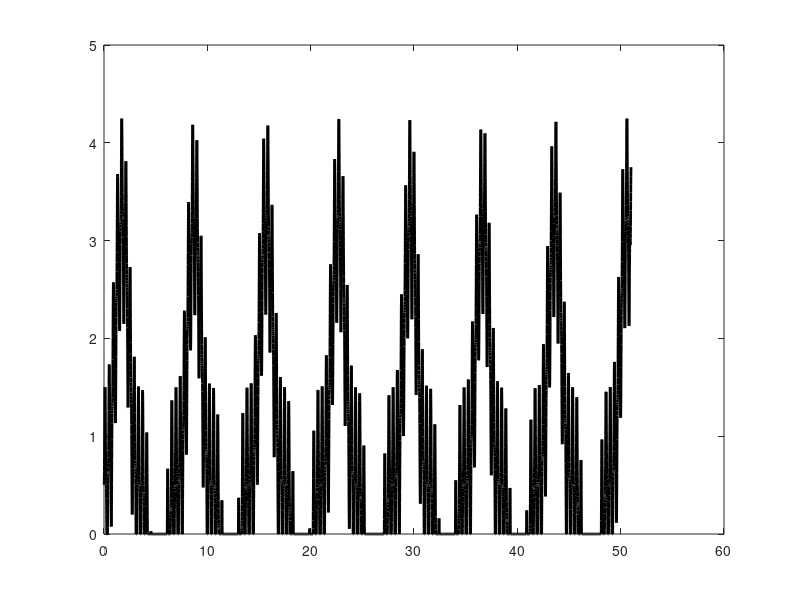

MATLAB code to generate this figure: (Note: this script raises an error after producing the figure.)
clear all
close all
clc

%%
numhoursperday = 24;
numdaysperweek = 7;
numweeksperyear = 52;
max_locations = 10;

%%
meshSize = numhoursperday * numdaysperweek * numweeksperyear;  
t_all = linspace(0,numweeksperyear-1,meshSize);

%%
mag = 0.5;
lambda = 2.75; % rate of change per given period, e.g. per months.
expon = 3;
short_freq = 2.75;
T_temp = t_all.*randsample(0.5:0.1:1,1); % T_temp = t_all.*rand;
rate_fh = @(t) (mag+lambda.*sin(t).^expon + sin(2*pi*short_freq*t).^expon);



%% Location
loc_ID = repmat([0:max_locations-1]',meshSize,1);

XY = [40.397555	-3.743121
40.384048	-3.723542
40.365236	-3.694193
40.380978	-3.691503
40.388431	-3.699452
40.406686	-3.711931
40.408923	-3.682114
40.394112	-3.694438
40.408457	-3.692114
40.428233	-3.649202];

X_ID = repmat(XY(:,1),meshSize,1);
Y_ID = repmat(XY(:,2),meshSize,1);


%% ROAD DIRECTION

% To or from center direction. Other labels could be used if necessary
Road_dir = {
'TO_CENTER';
'AWAY_FROM_CENTER';
'TO_CENTER';
'TO_CENTER';
'AWAY_FROM_CENTER';
'AWAY_FROM_CENTER';
'TO_CENTER';
'TO_CENTER';
'AWAY_FROM_CENTER';
'TO_CENTER';
};

Road_direction = repmat(Road_dir,meshSize,1);


%% NUMBER OF LANES

% Other number of lanes distribution could be used for each section
Numlanes = [1;2;4;1;2;4;2;2;1;1];
Number_of_lanes = repmat(Numlanes,meshSize,1);


%% Time
hours = repmat(repelem([0:numhoursperday-1]',max_locations) , numdaysperweek*numweeksperyear , 1);
days = repmat(repelem([1:numdaysperweek]',numhoursperday*max_locations) , numweeksperyear , 1);
weeks = repelem([1:numweeksperyear]',numhoursperday*numdaysperweek*max_locations);

%% PRECIPITATION

% mean precipitation rate in mm per hour
mean_precipitation_rate = rate_fh(T_temp)';
ifxneg = find(mean_precipitation_rate<0);
mean_precipitation_rate(ifxneg) = 0;

% assume the same mean precipation rate in all locations
a  = 2*repelem(mean_precipitation_rate,max_locations,1)/sqrt(pi);
k = random('uniform',1,3,length(a),1);
precipitation_rate = random('Weibull',a,k);

thresholdrain = 7;
id = find(loc_ID == 2);
for i=1:length(id)
    if (precipitation_rate(id(i))>thresholdrain)
        precipitation_rate(id(i))= precipitation_rate(id(i))+abs(random('Extreme Value',thresholdrain,1));
    end
end

id = find(loc_ID == 7);
for i=1:length(id)
    if (precipitation_rate(id(i))>thresholdrain)
        precipitation_rate(id(i))= precipitation_rate(id(i))+abs(random('Extreme Value',thresholdrain,1));
    end
end

% idf = randsample(length(precipitation_rate),85000);
% precipitation_rate(idf) = 0;

figure, plot(t_all,mean_precipitation_rate,'k-','LineWidth',2)
figure, histogram(precipitation_rate)
figure, plot(precipitation_rate)
figure, plot(loc_ID,precipitation_rate,'o')


%% CONTEXT
%  public holidays
% sporting events 
% school term dates
% Construction
% Other social event

Context = cell(length(loc_ID),1);
Context(:) = {'NORMAL'};

id7 = find(days == 3 & loc_ID == 5 & hours >= 17 & hours <= 23);
Context(id7) = {'SPORTS'};

id8 = find(days == 7 & (weeks == 27 | weeks == 37 | weeks == 43) & hours >= 14 & hours <= 23 & loc_ID >= 1 & loc_ID <= 4);
Context(id8) = {'CARNIVAL'};

id9 = find((days == 1 | days == 2 | days == 3) & (weeks == 17 | weeks == 30 | weeks == 40) & hours >= 6 & hours <= 18 & loc_ID == 3);
Context(id9) = {'CONSTRUCTION'};

id10 = find((days == 1 | days == 2 | days == 3) & (weeks == 17 | weeks == 30 | weeks == 40) & hours >= 6 & hours <= 18 & loc_ID == 9);
Context(id10) = {'CONSTRUCTION'};


id0 = find(weeks == 1);
id1 = find(weeks == 52);
id2 = find(weeks == 10);
id3 = find(weeks == 25);
id4 = find(weeks == 32);
id5 = find(weeks == 33);
id6 = find(weeks == 34);
ids = [id0;id1;id2;id3;id4;id5;id6];
Context(ids) = {'HOLIDAY'};

% ACCIDENTS
% Say 200 accidents occured all hours of a year
ida = randsample(length(loc_ID),200);
Context(ida) = {'ACCIDENT'};


%% TRAFFIC SPEED
avg_traffic_speed = 65; % km/h
traffic_speed = ones(length(loc_ID),1).*avg_traffic_speed.*random('normal',1,0.1,length(loc_ID),1);

% Effect of location
id = find(loc_ID == 2);
traffic_speed(id) = traffic_speed(id) + random('Extreme Value',35,8, length(id),1);

id = find(loc_ID == 5);
traffic_speed(id) = traffic_speed(id) + random('normal',18,2, length(id),1);

id = find(loc_ID == 6);
traffic_speed(id) = traffic_speed(id) + random('Extreme Value',20,3, length(id),1);

id = find(loc_ID == 9 & precipitation_rate>10);
traffic_speed(id) = traffic_speed(id) + random('Extreme Value',-25,4, length(id),1);

% Effect of context
idx = strcmp(Context,'CONSTRUCTION');
idx = find(idx==1);
traffic_speed(idx) = traffic_speed(idx)./random('uniform',5,10,length(idx),1); 

idx = strcmp(Context,'CARNIVAL');
idx = find(idx==1);
traffic_speed(idx) = traffic_speed(idx)./random('uniform',5,10,length(idx),1); 

idx = strcmp(Context,'HOLIDAYS');
idx = find(idx==1);
traffic_speed(idx) = traffic_speed(idx)./random('uniform',1,5,length(idx),1); 

idx = strcmp(Context,'SPORTS');
idx = find(idx==1);
traffic_speed(idx) = traffic_speed(idx)./random('uniform',1,2,length(idx),1); 

idx = strcmp(Context,'ACCIDENT');
idx = find(idx==1);
traffic_speed(idx) = traffic_speed(idx)./random('uniform',11,20,length(idx),1); 


% Effect of precipitation
thresholdrain1 = 5;
thresholdrain2 = 12;
idx = find(precipitation_rate>=thresholdrain1 & precipitation_rate<thresholdrain2);
traffic_speed(idx) = traffic_speed(idx)./random('uniform',1,2,length(idx),1); 
idx = find(precipitation_rate>=thresholdrain2);
traffic_speed(idx) = traffic_speed(idx)./random('uniform',5,10,length(idx),1); 

traffic_speed(traffic_speed<=5) = 5; 

figure, plot(loc_ID,traffic_speed,'o')
figure, plot(precipitation_rate,traffic_speed,'o')


%% TRAFFIC INTENSITY at Time t+60min:  cars per hour
avg_traffic_intensity = 2000; % cars/h/location over a week
traffic_intensity_plus_60min = ones(length(loc_ID),1).*avg_traffic_intensity.*random('normal',1,0.2,length(loc_ID),1);

id = find(loc_ID == 2 | loc_ID == 5 | loc_ID == 6);
traffic_intensity_plus_60min(id) = traffic_intensity_plus_60min(id).*1.75;

id = find(loc_ID == 9);
traffic_intensity_plus_60min(id) = traffic_intensity_plus_60min(id).*1.25;

figure, plot(loc_ID,traffic_intensity_plus_60min,'o')


% Intensity drops by half on the weekend
id = find(days >= 6 & days <= 7);
traffic_intensity_plus_60min(id) = traffic_intensity_plus_60min(id)./2;

% Normally higher at certain hours of the day
id = find(hours < 6);
traffic_intensity_plus_60min(id) = traffic_intensity_plus_60min(id)./2;
id = find(hours >= 21);
traffic_intensity_plus_60min(id) = traffic_intensity_plus_60min(id)./1.5;

id = find(hours > 10 & hours <= 16);
traffic_intensity_plus_60min(id) = traffic_intensity_plus_60min(id)./1.25;

figure, plot(days,traffic_intensity_plus_60min,'o')
figure, plot(hours,traffic_intensity_plus_60min,'o')

% Effect of context
idx = strcmp(Context,'CONSTRUCTION');
idx = find(idx==1);
traffic_intensity_plus_60min(idx) = traffic_intensity_plus_60min(idx)./random('uniform',5,10,length(idx),1); 

idx = strcmp(Context,'CARNIVAL');
idx = find(idx==1);
traffic_intensity_plus_60min(idx) = traffic_intensity_plus_60min(idx)./random('uniform',5,10,length(idx),1); 

idx = strcmp(Context,'HOLIDAYS');
idx = find(idx==1);
traffic_intensity_plus_60min(idx) = traffic_intensity_plus_60min(idx)./random('uniform',1,5,length(idx),1); 

idx = strcmp(Context,'SPORTS');
idx = find(idx==1);
traffic_intensity_plus_60min(idx) = traffic_intensity_plus_60min(idx)./random('uniform',1,2,length(idx),1); 

idx = strcmp(Context,'ACCIDENT');
idx = find(idx==1);
traffic_intensity_plus_60min(idx) = traffic_intensity_plus_60min(idx)./random('uniform',11,20,length(idx),1); 


% Effect of precipitation
traffic_intensity_plus_60min(traffic_intensity_plus_60min<=0) = 0; 
thresholdrain1 = 5;
thresholdrain2 = 12;
idx = find(precipitation_rate>=thresholdrain1 & precipitation_rate<thresholdrain2);
traffic_intensity_plus_60min(idx) = traffic_intensity_plus_60min(idx)./random('uniform',1,2,length(idx),1); 
idx = find(precipitation_rate>=thresholdrain2);
traffic_intensity_plus_60min(idx) = traffic_intensity_plus_60min(idx)./random('uniform',5,10,length(idx),1); 

traffic_intensity_plus_60min(traffic_intensity_plus_60min<=5) = 0; 
figure, plot(loc_ID,traffic_intensity_plus_60min,'o')
figure, plot(precipitation_rate,traffic_intensity_plus_60min,'o')
figure, plot(traffic_speed,traffic_intensity_plus_60min,'o')


%% TRAFFIC INTENSITY at Time - 60min:  cars per hour

traffic_intensity_minus_60min = traffic_intensity_plus_60min(1:end-max_locations);
traffic_intensity_minus_60min = [traffic_intensity_plus_60min(1:max_locations).*1.15;traffic_intensity_minus_60min];

%% TRAFFIC INTENSITY at Time - 120min:  cars per hour

traffic_intensity_minus_120min = traffic_intensity_minus_60min(1:end-max_locations);
traffic_intensity_minus_120min = [traffic_intensity_minus_60min(1:max_locations).*1.15;traffic_intensity_minus_120min];


%%
varNames = {'loc_ID' , 'X_ID' , 'Y_ID' , 'Number_of_lanes' , 'hours' , 'days' , 'Weeks' , 'precipitation_rate_mm'};
Xint = [loc_ID , X_ID , Y_ID , Number_of_lanes , hours , days , weeks , precipitation_rate];

OutGenTrafficSyntheticSamples = array2table(Xint,'VariableNames',varNames);

OutGenTrafficSyntheticSamples.Road_direction = Road_direction;

OutGenTrafficSyntheticSamples.Context = Context;
OutGenTrafficSyntheticSamples.traffic_speed = ceil(traffic_speed);
% OutGenTrafficSyntheticSamples.traffic_intensity_minus_120min = ceil(traffic_intensity_minus_120min);
% OutGenTrafficSyntheticSamples.traffic_intensity_minus_60min  = ceil(traffic_intensity_minus_60min);
OutGenTrafficSyntheticSamples.traffic_intensity_plus_60min   = ceil(traffic_intensity_plus_60min);

writetable(OutGenTrafficSyntheticSamples,'./Data/OutGenTrafficSyntheticSamples.csv') 
